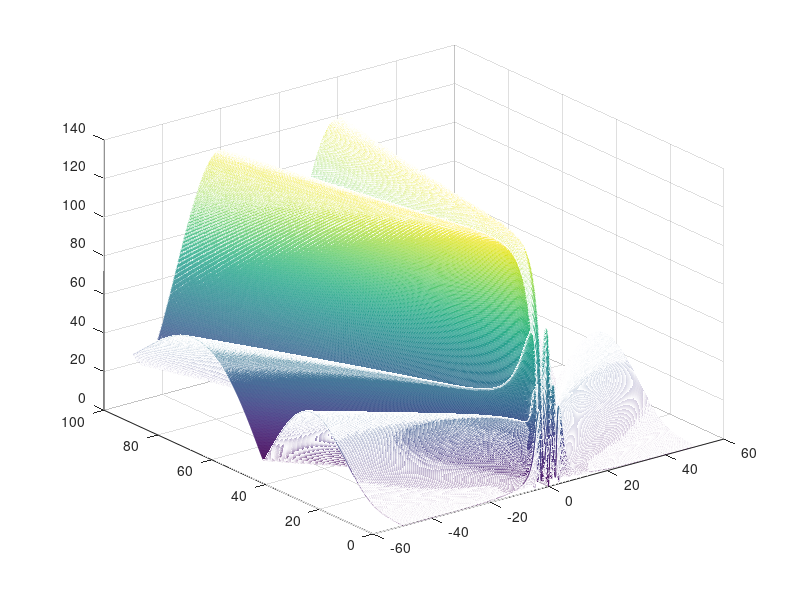

This figure's MATLAB source: (Note: this script raises an error after producing the figure.)
	%Instatiating hold matrices
	z_hold = zeros(1001:1001);

	%Creating a mesh grid to simulate the field of sound
	x = [-50:0.1:50];
	y = [0:0.1:100];
	[x,y] = meshgrid(x,y);
%	data = zeros(100, 20 );
	
	%Choosing number to round to
%	round_num = 5;
	
%for freq = 3:1:100	
	freq = 30;
	%Frequency is set and then translated into an omega
	frequency = freq*100;
	omega = frequency/1339.72441; 
	
for phase_shift = 0: (pi/32) : ((31*pi)/32) 	

	%5 distinct signals are created to mimic the 5 speakers
	z_1 = sin(omega*sqrt((x+4).^2+(y-1.2982).^2)+phase_shift);
	z_2 = sin(omega*sqrt((x+2).^2+(y-0.7386).^2)+phase_shift);
	z_3 = sin(omega*sqrt((x).^2+(y-0.3311).^2)+phase_shift);
	z_4 = sin(omega*sqrt((x-2).^2+(y-0.0832).^2)+phase_shift);
	z_5 = sin(omega*sqrt((x-4).^2+(y).^2)+phase_shift);
	
	%Signals added together and then flipped to emulate anti-sounds
	z = z_1+z_2+z_3+z_4+z_5;
	z_flip = fliplr(-z);
	z_total = z + z_flip;
	
	%Addition of previous and absolute value of new signal (with phase shift) to represent magnitude of signal heard
	z_new = z_hold + abs(z_total);
	z_hold = z_new;	
		
end	
	
	mesh(x,y,z_new)
	
	%Max and half-max finder
	z_max = 0;
	counter = 4;

	for xc = 1:1:301
		for yc = 1:1:301
			if(z_new(xc,yc) > z_max)
				z_max = z_new(xc,yc);
			end
		end
	end
	
	for xcoor = 1:1:301
		if(floor(z_new(241, xcoor)/round_num)*round_num == floor((sqrt(z_max)+50)/round_num)*round_num)
				data(freq,counter) = (xcoor/10);
				counter = counter +1 ;
		end
	end
	
	% Writing into the data matrix
	data(freq, 1) = frequency;
	data(freq, 2) = z_max;
	data(freq, 3) = floor(sqrt(z_max)+50);
	
	%Clearing holding data
	z_hold = zeros(301:301);
	z_new = zeros(301:301);

	%end
